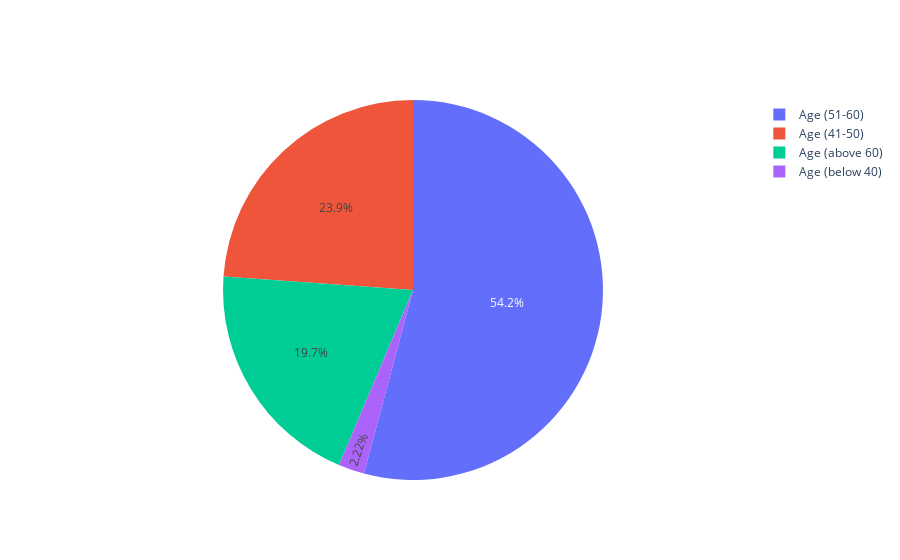

Notebook cell for this chart:
### Markdown cell above
## Presence of Cardiovascular Disease on different ranges of Age (Using plotly)

### Code cell
f = plt.figure(figsize=(8, 5))
#sb.pointplot(data = cardio_data_bmi, x='cardio', y='age')

labels = ['Age (below 40)', 'Age (41-50)', 'Age (51-60)', 'Age (above 60)']

below40_count = 0
below50_count = 0
below60_count = 0
below70_count = 0

for k, res in enumerate(cardio_data_bmi[cardio_data_bmi['cardio'] == 1]['age']):
    if (res <= 40):
        below40_count+=1
    elif ((res > 40) & (res <= 50)):
        below50_count+=1
    elif ((res > 50) & (res <= 60)):
        below60_count+=1
    elif (res > 60):
        below70_count+=1

values = [below40_count, below50_count, below60_count, below70_count]
print(values)
fig = go.Figure(data=[go.Pie(labels=labels, values=values)])
fig.show()

### Figure 1 — Plotly figure (JSON) as saved in the notebook; plotly's stock layout.template omitted (floating-point values rounded to 4 significant figures)
{"data": [{"labels": ["Age (below 40)", "Age (41-50)", "Age (51-60)", "Age (above 60)"], "type": "pie", "values": [738, 7952, 18035, 6577]}], "layout": {}}
